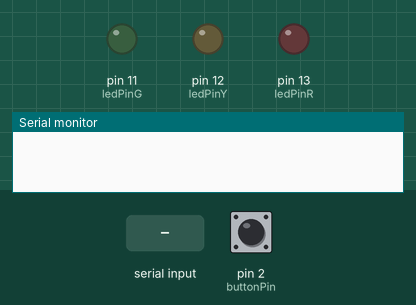
A sketch run on a simulated Arduino Uno, built with avr-gcc and run on an emulated ATmega328P. On the bench: output pins drawn as LEDs (lit = HIGH), the last lines printed to the serial monitor. The inputs (shaded band) are chosen by the test bench; at power-on: pin 2 (buttonPin) HIGH.

Above: at 1.2 s.
1.3 s: "H90\n" received over Serial
At 1.6 s:
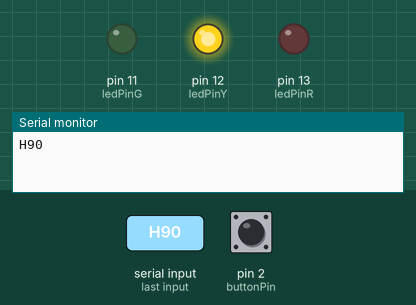
2.8 s: "D90\n" received over Serial
At 4.0 s:
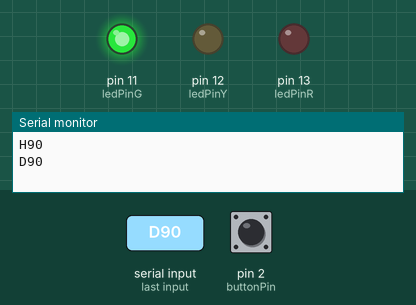
5.9 s: "H" received over Serial
At 6.3 s:
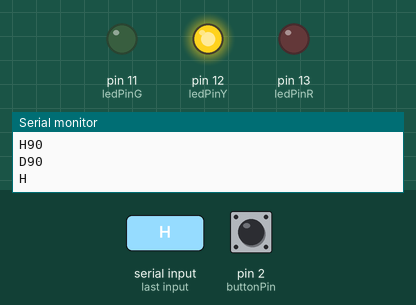
7.4 s: "D" received over Serial
At 8.7 s:
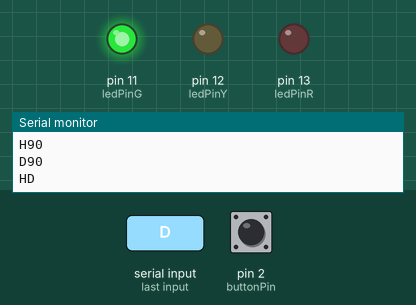
Timing chart, 0 to 9.9 s (numbered marks = the images above; inputs shaded):
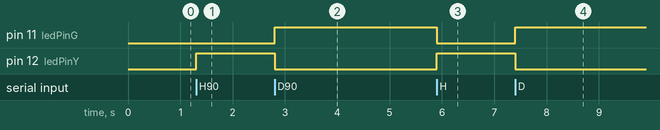

The sketch:

SerialMock.ino
```cpp
const byte buttonPin = 2;
const byte ledPinB = 10;
const byte ledPinG = 11;
const byte ledPinY = 12;
const byte ledPinR = 13;

#define BUF_LEN 1024
byte buf[BUF_LEN];
int n;

void pushed();
void exclusiveOn(byte);
void clear_buf();
int extract_number_from_buf();
void blink(int, int);

void setup() {
  Serial.begin(9600);
  while (!Serial) {
    delay(100);
  }

  pinMode(ledPinR, OUTPUT);
  pinMode(ledPinG, OUTPUT);
  pinMode(ledPinY, OUTPUT);
  pinMode(ledPinR, OUTPUT);
  pinMode(buttonPin, INPUT_PULLUP);
  attachInterrupt(digitalPinToInterrupt(buttonPin), pushed, RISING);

  n = 0;
  clear_buf();
}

void loop() {
  if (Serial.available() > 0) {
    byte b = Serial.read();
    char c = (char)b;
    Serial.write(c);
    if (c == 'G') {
      clear_buf();
      exclusiveOn(ledPinB);
    } else if (c == 'H') {
      clear_buf();
      exclusiveOn(ledPinY);
    } else if (c == 'D') {
      clear_buf();
      exclusiveOn(ledPinG);
    } else if (c == 'S' || (buf[0] == (byte)'S' && c >= '0' && c <= '9')) {
      if (n < BUF_LEN - 1) {
        buf[n++] = (byte)c;
      } else {
        clear_buf();
      }
    } else if (buf[0] == 'S' && c == ';') {
      char str[100];
      int duration = extract_number_from_buf();
      blink(duration, ledPinR);
      clear_buf();
    }
  }
}

void blink(int ms, int pin) {
  digitalWrite(pin, HIGH);
  delay(ms);
  digitalWrite(pin, LOW);
}

int extract_number_from_buf() {
  int number = 0;
  for (int i = 1; i < n && buf[i] != '\0'; i++) {
    if (buf[i] >= '0' && buf[i] <= '9') {
      number = number * 10 + (buf[i] - '0');
    } else {
      break;
    }
  }
  return number;
}

void clear_buf() {
  n = 0;
  for (int i = 0; i < BUF_LEN; i++) {
    buf[i] = '\0';
  }
}

void pushed() {
  Serial.write('L');
  Serial.flush();
}

void exclusiveOn(byte pin) {
  for (int i = 10; i <= 13; i++) {
    digitalWrite(i, i == pin ? HIGH : LOW);
  }
}
```

Measured:
- after the input at 1.3 s, pin 12 (ledPinY): LOW → HIGH at once
- after the input at 2.8 s, pin 11 (ledPinG): LOW → HIGH at once; pin 12 (ledPinY): HIGH → LOW at once
- after the input at 5.9 s, pin 11 (ledPinG): HIGH → LOW at once; pin 12 (ledPinY): LOW → HIGH at once
- after the input at 7.4 s, pin 11 (ledPinG): LOW → HIGH at once; pin 12 (ledPinY): HIGH → LOW at once
